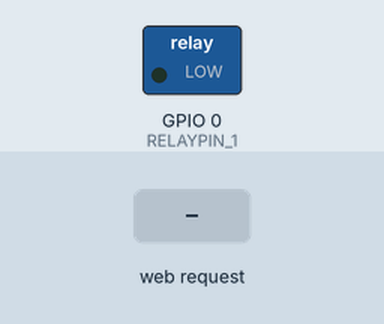
The sketch below on a simulated ESP8266 (NodeMCU). On the bench: switched loads named in the sketch (green lamp = pin HIGH). The inputs (shaded band) are chosen by the test bench. WiFi joins after 1.5 s; servers stay silent unless stated.

Above: at 2.7 s.
2.8 s: HTTP request GET /toggle received
At 4.2 s:
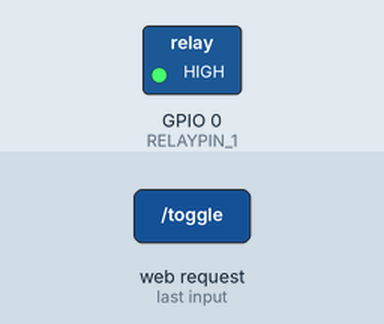
Timing chart, 0 to 5.8 s (numbered marks = the images above; inputs shaded):
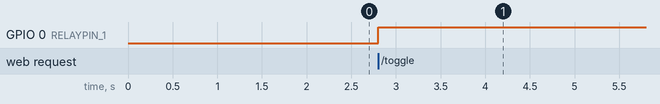

Measured:
- after the input at 2.8 s, GPIO 0 (RELAYPIN_1): LOW → HIGH at once

The sketch:

relesimples.ino
```cpp
#include <Arduino.h>
#include <ESP8266WiFi.h>
#include "SinricPro.h"
#include "SinricProSwitch.h"
#include <ESP8266WebServer.h>

#define WIFI_SSID         "azak0"
#define WIFI_PASS         "obrigado"
#define APP_KEY           "davif2530a67-b480-4886-b47a-3ddae8aa3bee"
#define APP_SECRET        "davib5cd3991-4e00-41ad-bf0b-a0ae80765bcc-67459ab0-4860-4f47-a818-8d01853112e2"

#define SWITCH_ID_1       "davi64c197152ac6a1822a925f58"
#define RELAYPIN_1        0

#define BAUD_RATE         115200

ESP8266WebServer server(80);

String getWebpage(bool relayState) {
  String buttonText = relayState ? "OFF" : "ON";
  String webpage = "<html><head><title>ESP Relay Control</title></head><body>";
  webpage += "<center><h2>Control Relay</h2>";
  webpage += "<form id='toggleForm' action='/toggle' method='get'>";
  webpage += "<button type='submit' onclick='reloadPage()'>Turn Relay " + buttonText + "</button>";
  webpage += "</form>";
  webpage += "<script>function reloadPage() { document.getElementById('toggleForm').submit(); setTimeout(() => { location.reload(); }, 2000); }</script>";
  webpage += "</center></body></html>";
  return webpage;
}

void handleRoot() {
  bool relayState = digitalRead(RELAYPIN_1) == LOW;
  server.send(200, "text/html", getWebpage(relayState));
}

void handleToggle() {
  digitalWrite(RELAYPIN_1, !digitalRead(RELAYPIN_1));
  server.sendHeader("Location", "/", true);  // Redirect to root after toggle
  server.send(302, "text/plain", "Toggle OK");
}

bool onPowerState1(const String &deviceId, bool &state) {
  digitalWrite(RELAYPIN_1, state ? LOW : HIGH );
  return true;
}

void setupWiFi() {
  WiFi.begin(WIFI_SSID, WIFI_PASS);
  while (WiFi.status() != WL_CONNECTED) {
    delay(250);
  }
}

void setupSinricPro() {
  pinMode(RELAYPIN_1, OUTPUT);
  SinricProSwitch& mySwitch1 = SinricPro[SWITCH_ID_1];
  mySwitch1.onPowerState(onPowerState1);
  SinricPro.begin(APP_KEY, APP_SECRET);
}

void setup() {

  setupWiFi();
  setupSinricPro();

  server.on("/", HTTP_GET, handleRoot);
  server.on("/toggle", HTTP_GET, handleToggle);

  server.begin();
}

void loop() {
  server.handleClient();
  SinricPro.handle();
}
```
